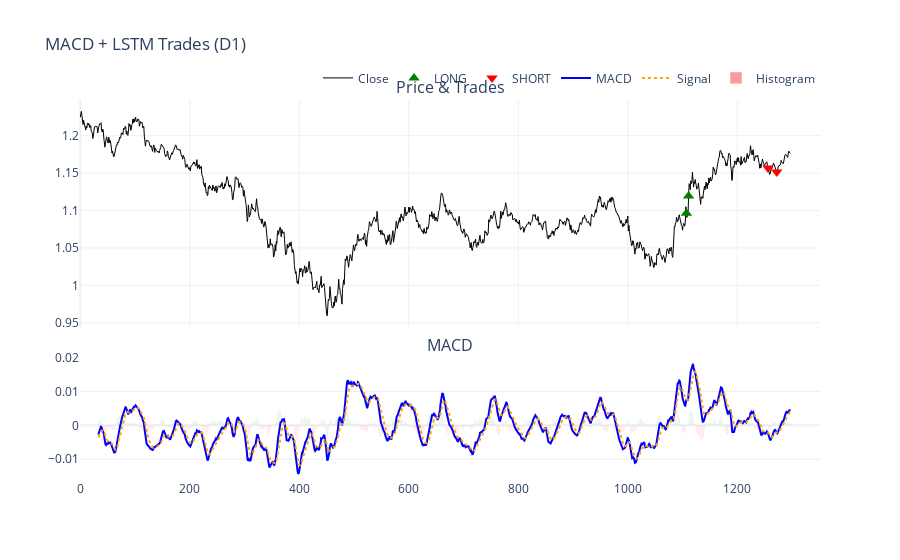

The cell this chart's notebook holds for it:
### Code cell
pred_test = model.predict(X_test).flatten()

trade_df_test = build_trade_df(
    df_model=df_model,
    df_full=df,
    y_part=y_test,
    pred_part=pred_test,
    idx_part=idx_test,
    horizon=HORIZON
)

metrics_test = direction_metrics(trade_df_test)

print("📊 Directional metrics (TEST – MACD filtered):")
for k, v in metrics_test.items():
    if isinstance(v, float):
        print(f"{k}: {v:.2f}")
    else:
        print(f"{k}: {v}")

plot_trades_with_macd(trade_df_test, df)

### Figure 1 — Plotly figure (JSON) as saved in the notebook; plotly's stock layout.template omitted (floating-point values rounded to 4 significant figures; data arrays with more than 128 entries replaced by an {"elided": "..."} marker saying what was removed)
{"data": [{"line": {"color": "black", "width": 1}, "mode": "lines", "name": "Close", "type": "scatter", "x": {"elided": "1298 int values"}, "xaxis": "x", "y": {"elided": "1298 float values"}, "yaxis": "y"}, {"marker": {"color": "green", "size": 10, "symbol": "triangle-up"}, "mode": "markers", "name": "LONG", "type": "scatter", "x": [1107, 1111], "xaxis": "x", "y": [1.096, 1.119], "yaxis": "y"}, {"marker": {"color": "red", "size": 10, "symbol": "triangle-down"}, "mode": "markers", "name": "SHORT", "type": "scatter", "x": [1256, 1272], "xaxis": "x", "y": [1.157, 1.151], "yaxis": "y"}, {"line": {"color": "blue"}, "mode": "lines", "name": "MACD", "type": "scatter", "x": {"elided": "1298 int values"}, "xaxis": "x2", "y": {"elided": "1298 float values"}, "yaxis": "y2"}, {"line": {"color": "orange", "dash": "dot"}, "mode": "lines", "name": "Signal", "type": "scatter", "x": {"elided": "1298 int values"}, "xaxis": "x2", "y": {"elided": "1298 float values"}, "yaxis": "y2"}, {"marker": {"color": {"elided": "1298 str values"}}, "name": "Histogram", "opacity": 0.4, "type": "bar", "x": {"elided": "1298 int values"}, "xaxis": "x2", "y": {"elided": "1298 float values"}, "yaxis": "y2"}], "layout": {"annotations": [{"font": {"size": 16}, "showarrow": false, "text": "Price & Trades", "x": 0.5, "xanchor": "center", "xref": "paper", "y": 1, "yanchor": "bottom", "yref": "paper"}, {"font": {"size": 16}, "showarrow": false, "text": "MACD", "x": 0.5, "xanchor": "center", "xref": "paper", "y": 0.322, "yanchor": "bottom", "yref": "paper"}], "hovermode": "x unified", "legend": {"orientation": "h", "x": 1, "xanchor": "right", "y": 1.02, "yanchor": "bottom"}, "title": {"text": "MACD + LSTM Trades (D1)"}, "xaxis": {"anchor": "y", "domain": [0, 1], "matches": "x2", "showticklabels": false}, "xaxis2": {"anchor": "y2", "domain": [0, 1]}, "yaxis": {"anchor": "x", "domain": [0.402, 1]}, "yaxis2": {"anchor": "x2", "domain": [0, 0.322]}}}
